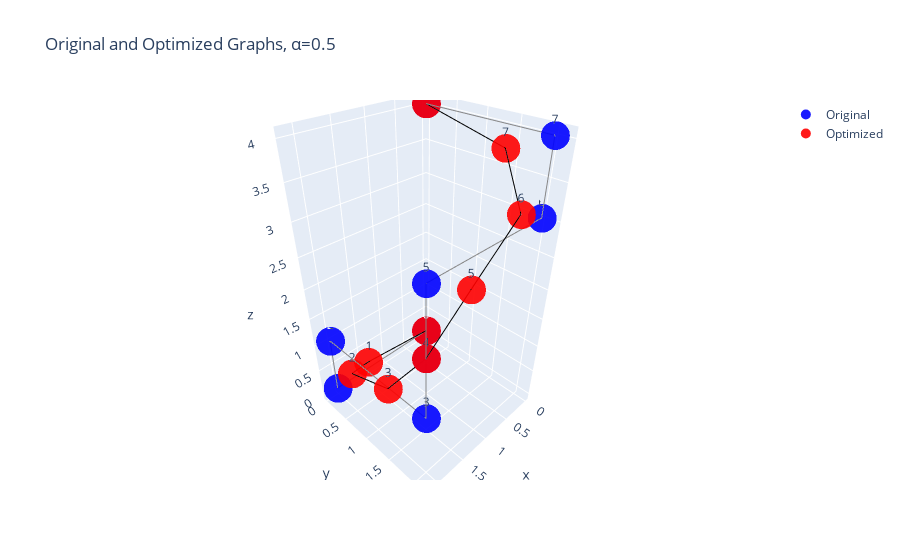

The notebook cell this image was saved under:
### Code cell
path = f"{ROOT}/graphs/3d/{graph_name}.txt"
g1 = load_graph(path)

# Get the positions of each node
pos = nx.get_node_attributes(g1, "pos")
num_nodes = g1.number_of_nodes()

# Compute moving nodes
moving_nodes = {}
for node in g1.nodes():
    neighbors = list(g1.neighbors(node))
    if len(neighbors) == 2:
        moving_nodes[node] = neighbors

# Create the optimization variables
opt_path = cp.Variable((num_nodes, 3))

# Define the objective function to minimize the curvature and distance
curvature = 0
for node, (prev_node, next_node) in moving_nodes.items():
    curvature += cp.sum_squares(
        opt_path[node, :] - 0.5 * (opt_path[prev_node, :] + opt_path[next_node, :])
    )

obj = curvature + alpha * cp.sum_squares(opt_path - np.array(list(pos.values())))

# Define the constraints for fixed nodes
constraints = []
for node, position in pos.items():
    if len(list(g1.neighbors(node))) != 2:
        constraints.append(opt_path[node, :] == np.array(position))

# Create the optimization problem
problem = cp.Problem(cp.Minimize(obj), constraints)

# Solve the problem
problem.solve()

# Retrieve the optimized path
optimized_pos = {node: tuple(opt_path[node, :].value) for node in g1.nodes()}

# Create optimized graph
g2 = create_graph(optimized_pos, g1.edges())

# Draw the original and optimized graphs together
save_name = f"{ROOT}/results/3d/{graph_name}.html"
plot_graph(g1, g2, alpha, save_name)

### Figure 1 — Plotly figure (JSON) as saved in the notebook; plotly's stock layout.template omitted (floating-point values rounded to 4 significant figures)
{"data": [{"line": {"color": "#888"}, "mode": "lines", "showlegend": false, "type": "scatter3d", "x": [0, 2, null, 2, 2, null, 2, 2, null, 2, 2, null, 2, 2, null, 2, 0, null, 0, 0, null, 0, 0, null], "y": [0, 0, null, 0, 0, null, 0, 2, null, 2, 2, null, 2, 2, null, 2, 2, null, 2, 2, null, 2, 0, null], "z": [0, 0, null, 0, 1, null, 1, 1, null, 1, 2, null, 2, 3, null, 3, 3, null, 3, 4, null, 4, 4, null]}, {"marker": {"color": "#0000FF", "opacity": 0.9, "size": 10}, "mode": "markers+text", "name": "Original", "text": ["0", "1", "2", "3", "4", "5", "6", "7", "8"], "type": "scatter3d", "x": [0, 2, 2, 2, 2, 2, 0, 0, 0], "y": [0, 0, 0, 2, 2, 2, 2, 2, 0], "z": [0, 0, 1, 1, 2, 3, 3, 4, 4]}, {"line": {"color": "#000"}, "mode": "lines", "showlegend": false, "type": "scatter3d", "x": [-1.946e-25, 1.431, null, 1.431, 2.044, null, 2.044, 2.157, null, 2.157, 2, null, 2, 1.49, null, 1.49, 0.5441, null, 0.5441, 0.09804, null, 0.09804, -2.655e-23, null], "y": [1.104e-23, 0.09804, null, 0.09804, 0.5441, null, 0.5441, 1.49, null, 1.49, 2, null, 2, 2.157, null, 2.157, 2.044, null, 2.044, 1.431, null, 1.431, 3.598e-24, null], "z": [1.22e-23, 0.25, null, 0.25, 0.75, null, 0.75, 1.25, null, 1.25, 2, null, 2, 2.75, null, 2.75, 3.25, null, 3.25, 3.75, null, 3.75, 4, null]}, {"marker": {"color": "#FF0000", "opacity": 0.9, "size": 10}, "mode": "markers+text", "name": "Optimized", "text": ["0", "1", "2", "3", "4", "5", "6", "7", "8"], "type": "scatter3d", "x": [-1.946e-25, 1.431, 2.044, 2.157, 2, 1.49, 0.5441, 0.09804, -2.655e-23], "y": [1.104e-23, 0.09804, 0.5441, 1.49, 2, 2.157, 2.044, 1.431, 3.598e-24], "z": [1.22e-23, 0.25, 0.75, 1.25, 2, 2.75, 3.25, 3.75, 4]}], "layout": {"title": {"text": "Original and Optimized Graphs, α=0.5"}}}
